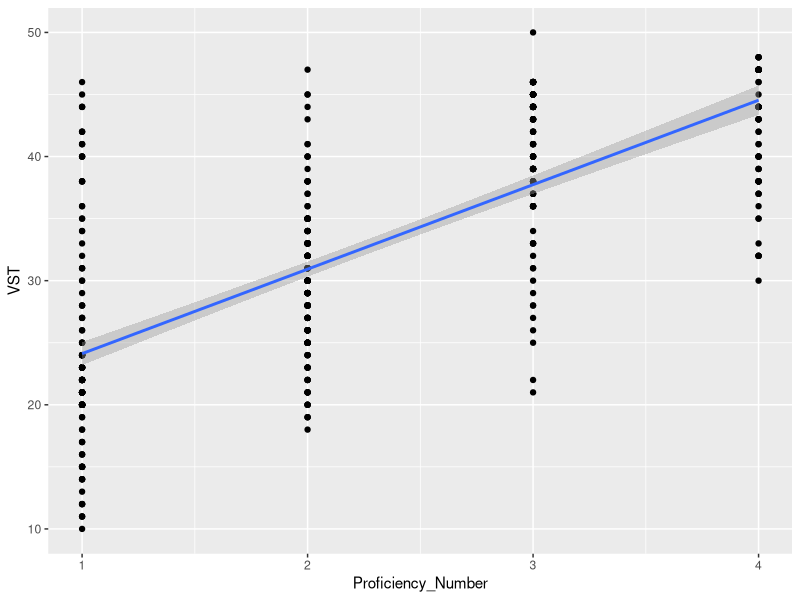
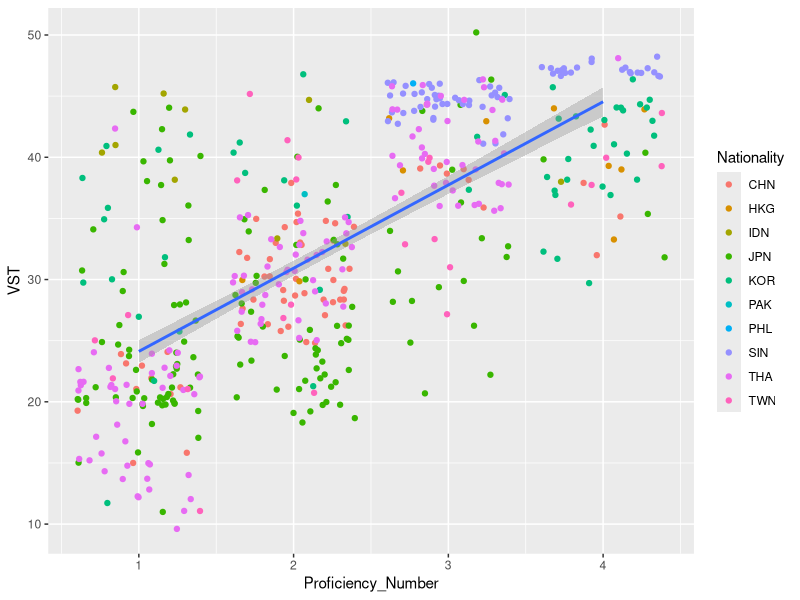
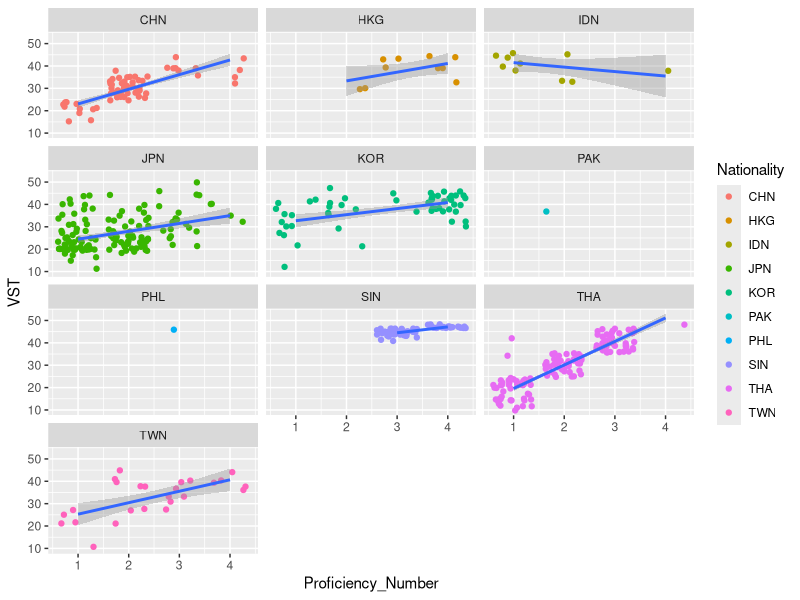
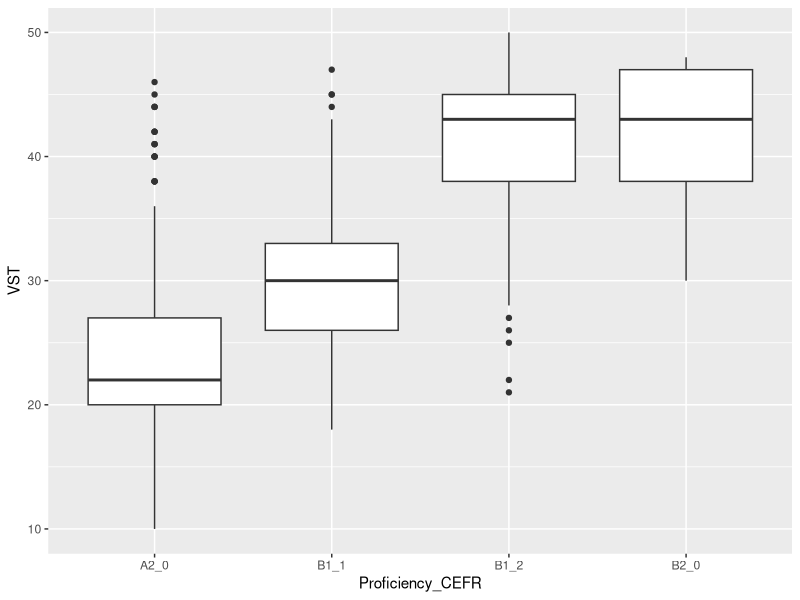
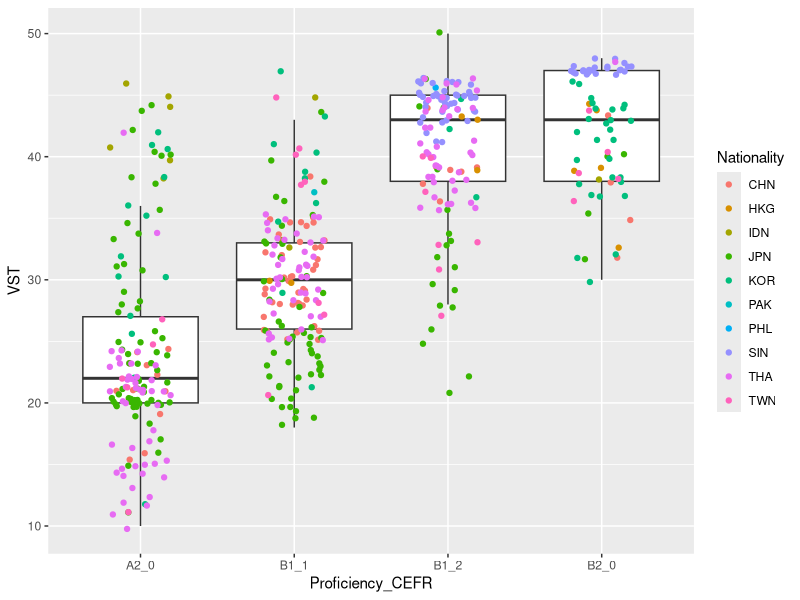
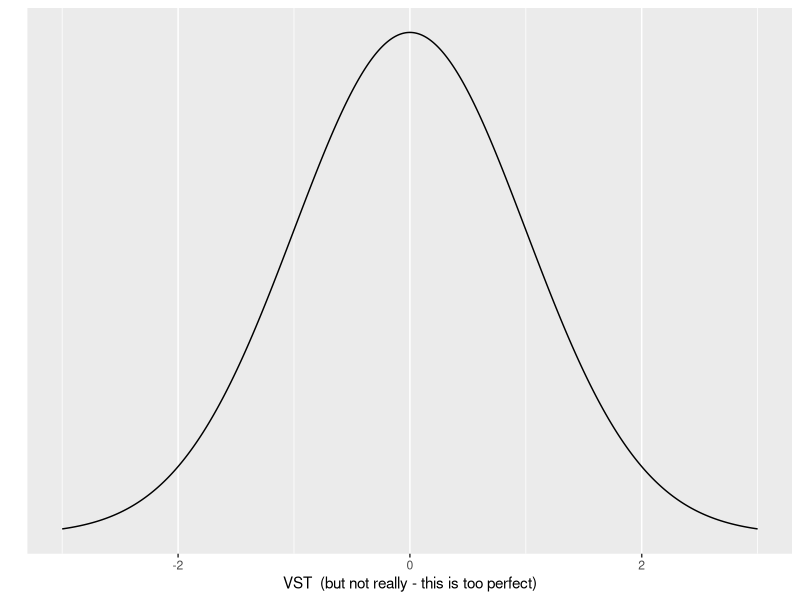
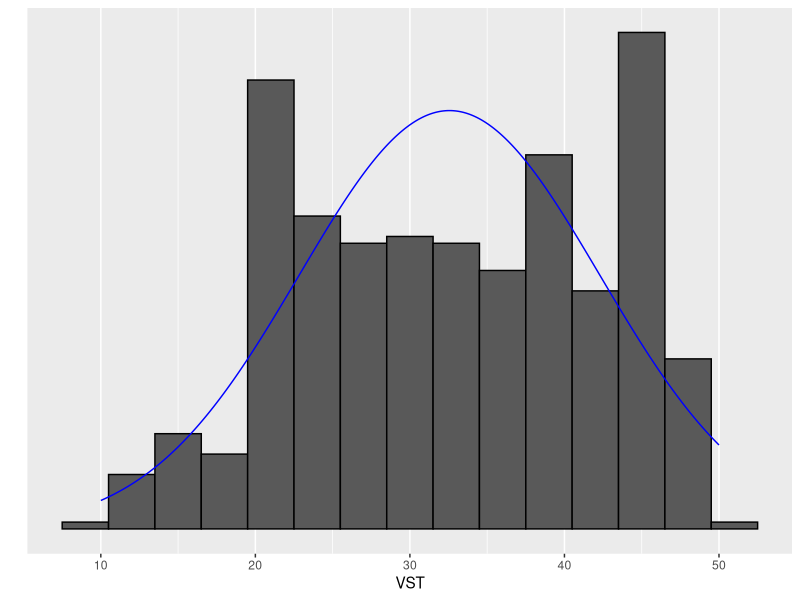
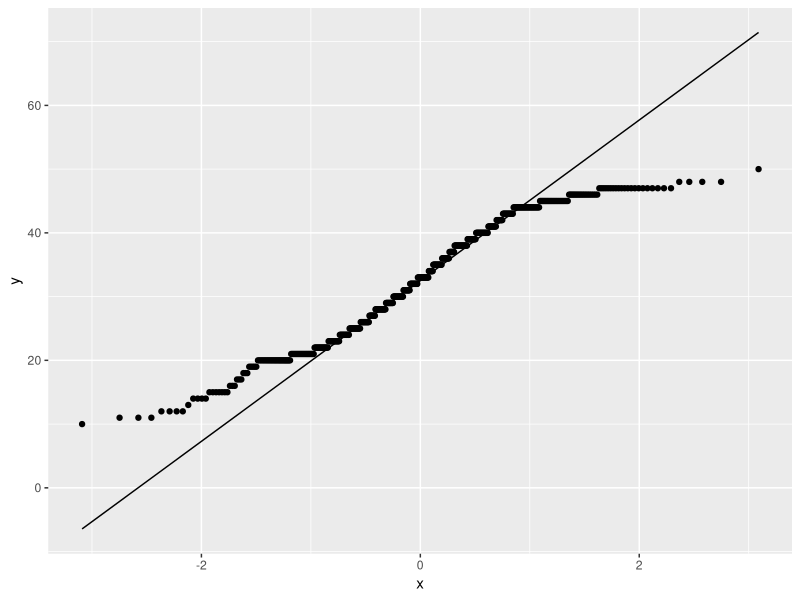

R code for these plots, in order:
## ---- chunk 1
knitr::opts_chunk$set(echo = TRUE)
## ---- chunk 2
fundata <- read.csv("data/ICNALE_500_simple.csv", header = TRUE) #this presumes that the .csv file is in a subfolder entitled "data"
summary(fundata)
## ---- chunk 3
library(ggplot2)
## ---- chunk 4
ggplot(data = fundata) + #this line indicates my dataset
  geom_point(mapping = aes(x = Proficiency_Number, y = VST)) + #this line sets the x and y axis
  geom_smooth(mapping = aes(x = Proficiency_Number, y = VST), method = lm)
## ---- chunk 5
ggplot(data = fundata) + #this line indicates my dataset
  geom_jitter(mapping = aes(x = Proficiency_Number, y = VST, color = Nationality)) + #this line sets the x and y axis
  geom_smooth(mapping = aes(x = Proficiency_Number, y = VST), method = lm)
## ---- chunk 6
ggplot(data = fundata) + #this line indicates my dataset
  geom_jitter(mapping = aes(x = Proficiency_Number, y = VST, color = Nationality)) + #this line sets the x and y axis
  geom_smooth(mapping = aes(x = Proficiency_Number, y = VST), method = lm) +
  facet_wrap(~ Nationality, ncol = 3)
## ---- chunk 7
ggplot(data = fundata) + 
  geom_boxplot(mapping = aes(x = Proficiency_CEFR, y = VST))
## ---- chunk 8
ggplot(data = fundata) + 
  geom_boxplot(mapping = aes(x = Proficiency_CEFR, y = VST), outlier.shape = NA) +
  geom_jitter(mapping = aes(x = Proficiency_CEFR, y = VST, color = Nationality), width = 0.2)
## ---- chunk 9
fundata <- read.csv("data/ICNALE_500_simple.csv", header = TRUE) #load data
mean(fundata$VST) #mean VST score
median(fundata$VST) #median VST score
mode(fundata$VST) #mode 
var(fundata$VST) #variance in VST scores - by default this is the sample variance
sd(fundata$VST) #standard deviation of VST scores - by default this is the sample standard deviation
## ---- chunk 10
library(ggplot2)
#don't worry too much about this code - take a look at the plot
ggplot(data = data.frame(x = c(-3, 3)), aes(x)) +
  stat_function(fun = dnorm, n = 500, args = list(mean = 0, sd = 1)) + ylab("") + xlab("VST  (but not really - this is too perfect)") +
  scale_y_continuous(breaks = NULL)
## ---- chunk 11
#This code may be useful in the future.
ggplot(fundata, aes(x=VST)) + 
  geom_histogram(aes(y=..density..), color = "black", binwidth = 3) +
  stat_function(fun = dnorm, n = 500, args = list(mean = mean(fundata$VST), sd = sd(fundata$VST)), color = "blue") +
  ylab("") +
  xlab("VST") +
  scale_y_continuous(breaks = NULL)
## ---- chunk 12
ggplot(fundata, (aes(sample=VST))) + #note that the sample is the variable we are examinining
  stat_qq() + #this adds the points
  stat_qq_line() #this adds the theoretical line
## ---- chunk 13
shapiro.test(fundata$VST)
## ---- chunk 14
#don't worry too much about this code - see the plot
library(dplyr)
library(ggplot2)
distr <- data.frame(x=seq(30, 50, length=300)) %>%
  mutate( density = dnorm(x, mean=40, sd=3))

ggplot(distr, aes(x=x, y=density)) +
  geom_line() +
  geom_area() +
  theme_bw()
## ---- chunk 15
#don't worry too much about this code - see the plot
distr <- data.frame(x=seq(30, 50, length=300)) %>%
  mutate(density = dnorm(x, mean=40, sd=3),
          group = ifelse(x<=34, 'Worse score than student A','Better score than student A'))

ggplot(distr, aes(x=x, y=density, fill=group)) +
  geom_line() +
  geom_area() +
  theme_bw()
## ---- chunk 16
pnorm(34, mean = 40, sd = 3)
## ---- chunk 17
#don't worry too much about this code - see the plot
distr <- data.frame(x=seq(10, 65, length=10000)) %>%
  mutate( density = dnorm(x, mean=37.5, sd=3))

ggplot(distr, aes(x=x, y=density)) +
  geom_line() +
  geom_area() +
  theme_bw()
## ---- chunk 18
#don't worry too much about this code - see the plot
distr <- data.frame(x=seq(10, 65, length=10000)) %>%
  mutate(density = dnorm(x, mean=37.5, sd=3),
  group = ifelse(x<=40, 'Worse than our mean','Better score than our mean'))

ggplot(distr, aes(x=x, y=density, fill=group)) +
  geom_line() +
  geom_area() +
  theme_bw()
## ---- chunk 19
pnorm(40, mean = 37.5, sd = 3)
## ---- chunk 20
qnorm(.95, mean = 37.5, sd = 3)
## ---- chunk 21
#don't worry too much about this code - see the plot
distr <- data.frame(x=seq(30, 50, length=300)) %>%
  mutate( density = dnorm(x, mean=40, sd=3))

distr2 <- data.frame(x=seq(35, 55, length=300)) %>%
  mutate( density = dnorm(x, mean=45, sd=3))

ggplot(distr, aes(x=x, y=density)) +
  geom_line(color = "red") +
  #geom_area() +
  geom_line(distr2, mapping = aes(x=x, y=density), color = "blue") +

  theme_bw()
  
